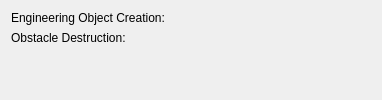
           <widget class="QWidget" name="engineeringTab">
            <attribute name="title">
             <string>Engineering</string>
            </attribute>
            <layout class="QVBoxLayout" name="verticalLayout_6">
             <item>
              <layout class="QHBoxLayout" name="horizontalLayout_12">
               <item>
                <layout class="QGridLayout" name="gridLayout_9">
                 <item row="0" column="0">
                  <widget class="QLabel" name="engineering_creation_system_selector_label">
                   <property name="sizePolicy">
                    <sizepolicy hsizetype="Fixed" vsizetype="Fixed">
                     <horstretch>0</horstretch>
                     <verstretch>0</verstretch>
                    </sizepolicy>
                   </property>
                   <property name="text">
                    <string>Engineering Object Creation:</string>
                   </property>
                  </widget>
                 </item>
                 <item row="0" column="1">
                  <widget class="QWidget" name="engineering_creation_system_selector" native="true">
                   <property name="category" stdset="0">
                    <string notr="true">engineering-object-creation</string>
                   </property>
                   <property name="element_type" stdset="0">
                    <string notr="true">multi_system_selector</string>
                   </property>
                  </widget>
                 </item>
                 <item row="1" column="0">
                  <widget class="QLabel" name="obstacle_destruction_system_label">
                   <property name="text">
                    <string>Obstacle Destruction:</string>
                   </property>
                  </widget>
                 </item>
                 <item row="1" column="1">
                  <widget class="QWidget" name="obstacle_destruction_system" native="true">
                   <property name="minimumSize">
                    <size>
                     <width>0</width>
                     <height>0</height>
                    </size>
                   </property>
                   <property name="category" stdset="0">
                    <string notr="true">obstacle-destruction</string>
                   </property>
                   <property name="none-selected-text" stdset="0">
                    <string>No destruction capability</string>
                   </property>
                   <property name="element_type" stdset="0">
                    <string notr="true">single_system_selector</string>
                   </property>
                  </widget>
                 </item>
                </layout>
               </item>
               <item>
                <spacer name="horizontalSpacer_14">
                 <property name="orientation">
                  <enum>Qt::Horizontal</enum>
                 </property>
                 <property name="sizeType">
                  <enum>QSizePolicy::MinimumExpanding</enum>
                 </property>
                 <property name="sizeHint" stdset="0">
                  <size>
                   <width>200</width>
                   <height>20</height>
                  </size>
                 </property>
                </spacer>
               </item>
              </layout>
             </item>
             <item>
              <spacer name="verticalSpacer_8">
               <property name="orientation">
                <enum>Qt::Vertical</enum>
               </property>
               <property name="sizeHint" stdset="0">
                <size>
                 <width>20</width>
                 <height>40</height>
                </size>
               </property>
              </spacer>
             </item>
            </layout>
           </widget>
